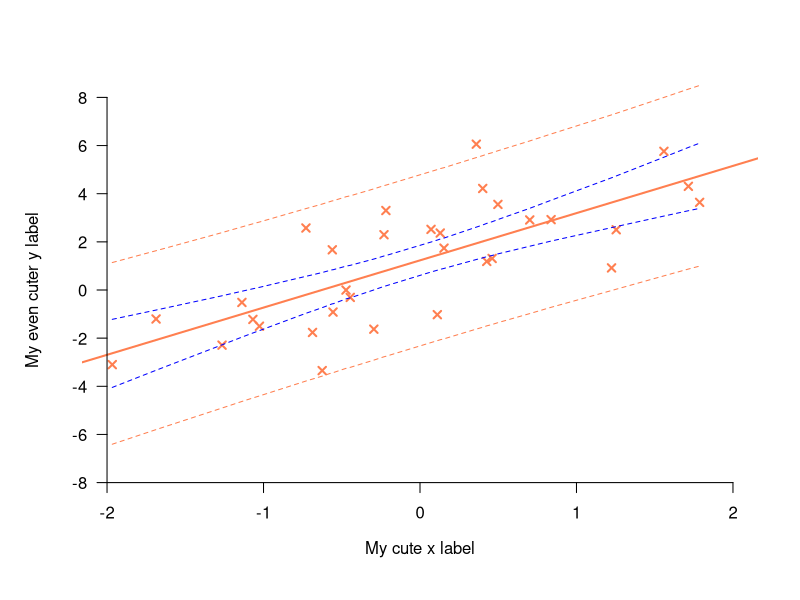

Generate this figure with R:
## ---- chunk 1
library(magrittr) # pipe %>%
library(psych)    # describe()
library(knitr)    # kable()
## ---- chunk 2
set.seed(123)
n         <- 32
x         <- rnorm(n)
y         <- 1 + 2 * x + rnorm(n, 0, 2)
fake.data <- data.frame(x, y) %>% round(2)
head(fake.data) %>% kable
## ---- chunk 3
write.csv(fake.data, "FakeData.csv", row.names = FALSE)
## ---- chunk 4
describe(fake.data) %>% kable(digits = 2)
## ---- chunk 5
lm.res <- lm(y ~ x)
## ---- chunk 6
summary(lm.res)$coef %>% kable(digits = 2)
## ---- chunk 7
anova(lm.res) %>% kable(digits = 2)
## ---- chunk 8
plot(x, y, xlim = c(-2, 2), ylim = c(-8, 8), 
     pch = 4, col = "coral", lwd = 2, 
     bty = "n", xlab = "", ylab = "", axes = FALSE)
abline(lm.res, col = "coral", lwd = 2)
axis(1, at = seq(-2, 2, 1), pos = -8)
mtext("My cute x label", 1, 2)
axis(2, at = seq(-8, 8, 2), pos = -2, las = 1)
mtext("My even cuter y label", 2, 2)
# Add prediction bands (blue = predicted mean, coral = predicted y value):
conf.mean <- predict(lm.res, newdata = fake.data, interval = "confidence", level = 0.95)
matlines(x[order(x)], conf.mean[order(x), 2:3], col = "blue", lty = 2)
conf.ind  <- predict(lm.res, newdata = fake.data, interval = "prediction", level = 0.95)
matlines(x[order(x)], conf.ind [order(x), 2:3], col = "coral", lty = 2)
